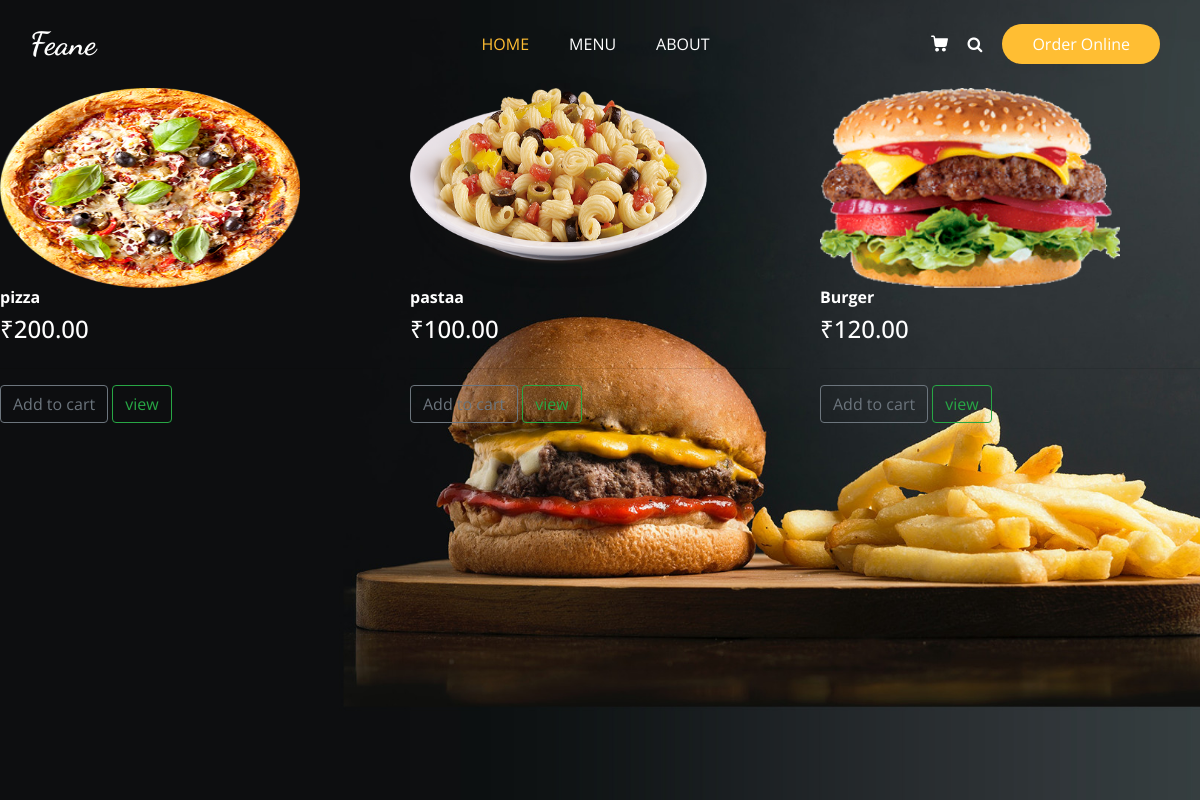
Screenshot of /app/Shop/ with the database file from the repository.
### app1/models.py (models this page shows, shortened)
class Product(models.Model):
    name = models.CharField(max_length=100,null=True)
    price = models.FloatField()
    digital = models.BooleanField(default=False,null=True,blank=False)
    image= models.ImageField( upload_to="product",null=True,blank=True)
    @property
    def imageURL(self):
        try:
            url=self.image.url
        except:
            url=""
        return url

### app1/views.py (the view)
# urls.py: path("Shop/",shop,name="shop_url"),
def shop(request):
    products = Product.objects.all()
    return render(request, "shop.html", {'products': products})

### Template/shop.html
{% extends "index.html" %}
{% load static %}
{% block start %}
  <div class="row">
    {% for Product in products %}
    <div class="col-lg-4">
      <img class="thumbnail" src="{{Product.imageURL}}" height="200px" width="300px">
      <div class="box-element product">
        <h6><strong style="color:white;">{{Product.name}}</strong></h6>
         <h4 style="display:inline-block;color:white">
          ₹{{Product.price|floatformat:2}}
        </h4>
        <hr>
        <button class="btn btn-outline-secondary add-btn">Add to cart</button>
        <a class="btn btn-outline-success" href="#">view</a>
      </div>
    </div>
    {% endfor %}
  </div>
{% endblock %}

### static/CSS/style.css (style rules this page uses)
body { font-family: "Open Sans", sans-serif; color: #0c0c0c; background-color: #ffffff; overflow-x: hidden; }
a, a:hover, a:focus { text-decoration: none; }
.btn, .btn:focus { outline: none !important; -webkit-box-shadow: none; box-shadow: none; }

### rows the page displays
Product: imageURL (picture), name "pizza", price "200.00"
Product: imageURL (picture), name "pastaa", price "100.00"
Product: imageURL (picture), name "Burger", price "120.00"
